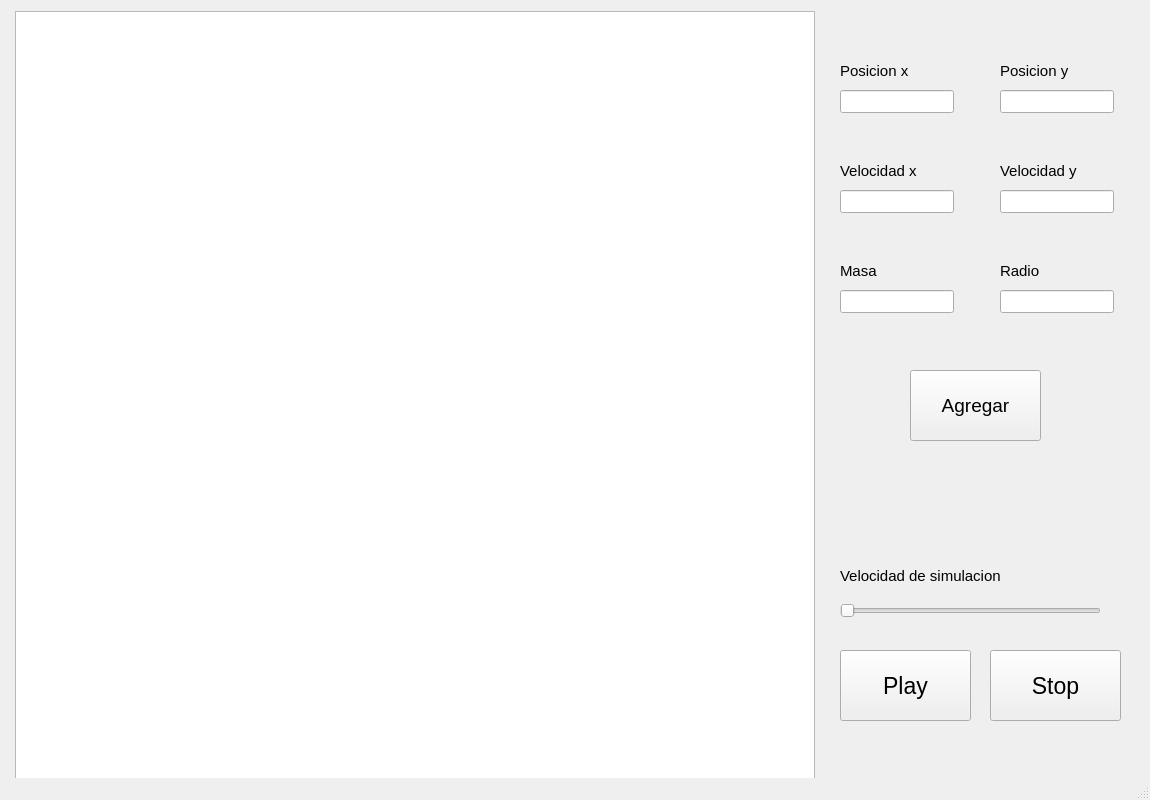
<?xml version="1.0" encoding="UTF-8"?>
<ui version="4.0">
 <class>MainWindow</class>
 <widget class="QMainWindow" name="MainWindow">
  <property name="enabled">
   <bool>true</bool>
  </property>
  <property name="geometry">
   <rect>
    <x>0</x>
    <y>0</y>
    <width>1150</width>
    <height>800</height>
   </rect>
  </property>
  <property name="windowTitle">
   <string>MainWindow</string>
  </property>
  <widget class="QWidget" name="centralwidget">
   <widget class="QGraphicsView" name="graphicsView">
    <property name="geometry">
     <rect>
      <x>15</x>
      <y>11</y>
      <width>800</width>
      <height>800</height>
     </rect>
    </property>
   </widget>
   <widget class="QPushButton" name="btnPlay">
    <property name="geometry">
     <rect>
      <x>840</x>
      <y>650</y>
      <width>131</width>
      <height>71</height>
     </rect>
    </property>
    <property name="font">
     <font>
      <pointsize>17</pointsize>
     </font>
    </property>
    <property name="text">
     <string>Play</string>
    </property>
   </widget>
   <widget class="QPushButton" name="btnStop">
    <property name="geometry">
     <rect>
      <x>990</x>
      <y>650</y>
      <width>131</width>
      <height>71</height>
     </rect>
    </property>
    <property name="font">
     <font>
      <pointsize>17</pointsize>
     </font>
    </property>
    <property name="text">
     <string>Stop</string>
    </property>
   </widget>
   <widget class="QSlider" name="horizontalSlider">
    <property name="geometry">
     <rect>
      <x>840</x>
      <y>600</y>
      <width>261</width>
      <height>21</height>
     </rect>
    </property>
    <property name="minimum">
     <number>0</number>
    </property>
    <property name="maximum">
     <number>4</number>
    </property>
    <property name="value">
     <number>0</number>
    </property>
    <property name="orientation">
     <enum>Qt::Horizontal</enum>
    </property>
   </widget>
   <widget class="QLabel" name="label">
    <property name="geometry">
     <rect>
      <x>840</x>
      <y>560</y>
      <width>201</width>
      <height>31</height>
     </rect>
    </property>
    <property name="font">
     <font>
      <pointsize>11</pointsize>
     </font>
    </property>
    <property name="text">
     <string>Velocidad de simulacion</string>
    </property>
   </widget>
   <widget class="QLineEdit" name="linePosx">
    <property name="geometry">
     <rect>
      <x>840</x>
      <y>90</y>
      <width>114</width>
      <height>23</height>
     </rect>
    </property>
    <property name="font">
     <font>
      <pointsize>11</pointsize>
     </font>
    </property>
   </widget>
   <widget class="QLabel" name="label_2">
    <property name="geometry">
     <rect>
      <x>840</x>
      <y>60</y>
      <width>81</width>
      <height>21</height>
     </rect>
    </property>
    <property name="font">
     <font>
      <pointsize>11</pointsize>
     </font>
    </property>
    <property name="text">
     <string>Posicion x</string>
    </property>
   </widget>
   <widget class="QLabel" name="label_3">
    <property name="geometry">
     <rect>
      <x>1000</x>
      <y>60</y>
      <width>81</width>
      <height>21</height>
     </rect>
    </property>
    <property name="font">
     <font>
      <pointsize>11</pointsize>
     </font>
    </property>
    <property name="text">
     <string>Posicion y</string>
    </property>
   </widget>
   <widget class="QLineEdit" name="linePosy">
    <property name="geometry">
     <rect>
      <x>1000</x>
      <y>90</y>
      <width>114</width>
      <height>23</height>
     </rect>
    </property>
    <property name="font">
     <font>
      <pointsize>11</pointsize>
     </font>
    </property>
   </widget>
   <widget class="QLabel" name="label_4">
    <property name="geometry">
     <rect>
      <x>1000</x>
      <y>160</y>
      <width>81</width>
      <height>21</height>
     </rect>
    </property>
    <property name="font">
     <font>
      <pointsize>11</pointsize>
     </font>
    </property>
    <property name="text">
     <string>Velocidad y</string>
    </property>
   </widget>
   <widget class="QLineEdit" name="lineVely">
    <property name="geometry">
     <rect>
      <x>1000</x>
      <y>190</y>
      <width>114</width>
      <height>23</height>
     </rect>
    </property>
    <property name="font">
     <font>
      <pointsize>11</pointsize>
     </font>
    </property>
   </widget>
   <widget class="QLineEdit" name="lineVelx">
    <property name="geometry">
     <rect>
      <x>840</x>
      <y>190</y>
      <width>114</width>
      <height>23</height>
     </rect>
    </property>
    <property name="font">
     <font>
      <pointsize>11</pointsize>
     </font>
    </property>
   </widget>
   <widget class="QLabel" name="label_5">
    <property name="geometry">
     <rect>
      <x>840</x>
      <y>160</y>
      <width>81</width>
      <height>21</height>
     </rect>
    </property>
    <property name="font">
     <font>
      <pointsize>11</pointsize>
     </font>
    </property>
    <property name="text">
     <string>Velocidad x</string>
    </property>
   </widget>
   <widget class="QLineEdit" name="lineRadio">
    <property name="geometry">
     <rect>
      <x>1000</x>
      <y>290</y>
      <width>114</width>
      <height>23</height>
     </rect>
    </property>
    <property name="font">
     <font>
      <pointsize>11</pointsize>
     </font>
    </property>
   </widget>
   <widget class="QLineEdit" name="lineMasa">
    <property name="geometry">
     <rect>
      <x>840</x>
      <y>290</y>
      <width>114</width>
      <height>23</height>
     </rect>
    </property>
    <property name="font">
     <font>
      <pointsize>11</pointsize>
     </font>
    </property>
   </widget>
   <widget class="QLabel" name="label_6">
    <property name="geometry">
     <rect>
      <x>840</x>
      <y>260</y>
      <width>81</width>
      <height>21</height>
     </rect>
    </property>
    <property name="font">
     <font>
      <pointsize>11</pointsize>
     </font>
    </property>
    <property name="text">
     <string>Masa</string>
    </property>
   </widget>
   <widget class="QLabel" name="label_7">
    <property name="geometry">
     <rect>
      <x>1000</x>
      <y>260</y>
      <width>81</width>
      <height>21</height>
     </rect>
    </property>
    <property name="font">
     <font>
      <pointsize>11</pointsize>
     </font>
    </property>
    <property name="text">
     <string>Radio</string>
    </property>
   </widget>
   <widget class="QPushButton" name="btnAgregar">
    <property name="geometry">
     <rect>
      <x>910</x>
      <y>370</y>
      <width>131</width>
      <height>71</height>
     </rect>
    </property>
    <property name="font">
     <font>
      <pointsize>14</pointsize>
     </font>
    </property>
    <property name="text">
     <string>Agregar</string>
    </property>
   </widget>
  </widget>
  <widget class="QMenuBar" name="menubar">
   <property name="geometry">
    <rect>
     <x>0</x>
     <y>0</y>
     <width>1150</width>
     <height>24</height>
    </rect>
   </property>
  </widget>
  <widget class="QStatusBar" name="statusbar"/>
 </widget>
 <resources/>
 <connections/>
</ui>
